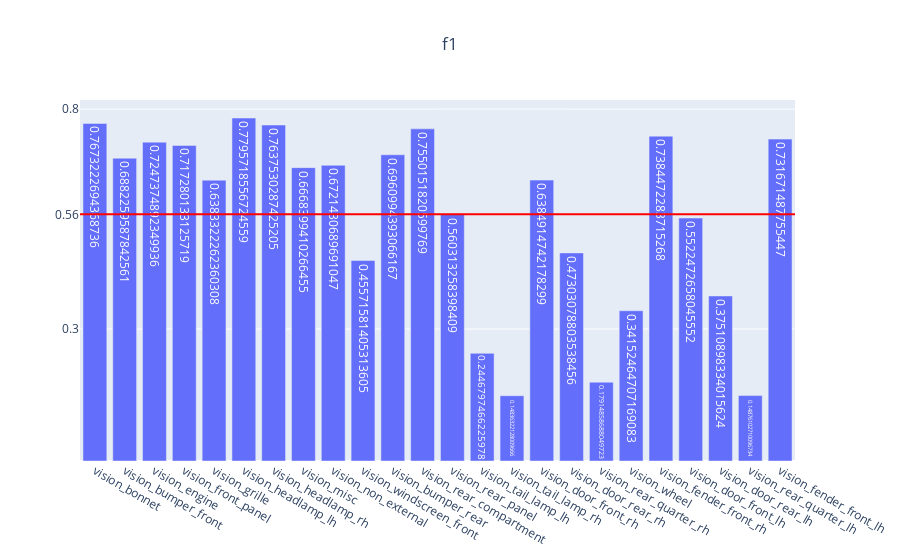

Notebook code cell kept with this figure:
### Code cell
genVisMulitlabel(partEvalMetrics, "f1")

### Figure 1 — Plotly figure (JSON) as saved in the notebook; plotly's stock layout.template omitted (floating-point values rounded to 4 significant figures)
{"data": [{"text": [0.7673, 0.6882, 0.7247, 0.7173, 0.6383, 0.7796, 0.7638, 0.6668, 0.6721, 0.4557, 0.6961, 0.755, 0.5603, 0.2447, 0.1484, 0.6385, 0.473, 0.1791, 0.3415, 0.7384, 0.5522, 0.3751, 0.1488, 0.7317], "type": "bar", "x": ["vision_bonnet", "vision_bumper_front", "vision_engine", "vision_front_panel", "vision_grille", "vision_headlamp_lh", "vision_headlamp_rh", "vision_misc", "vision_non_external", "vision_windscreen_front", "vision_bumper_rear", "vision_rear_compartment", "vision_rear_panel", "vision_tail_lamp_lh", "vision_tail_lamp_rh", "vision_door_front_rh", "vision_door_rear_rh", "vision_rear_quarter_rh", "vision_wheel", "vision_fender_front_rh", "vision_door_front_lh", "vision_door_rear_lh", "vision_rear_quarter_lh", "vision_fender_front_lh"], "y": [0.7673, 0.6882, 0.7247, 0.7173, 0.6383, 0.7796, 0.7638, 0.6668, 0.6721, 0.4557, 0.6961, 0.755, 0.5603, 0.2447, 0.1484, 0.6385, 0.473, 0.1791, 0.3415, 0.7384, 0.5522, 0.3751, 0.1488, 0.7317]}], "layout": {"shapes": [{"line": {"color": "red", "width": 2}, "type": "line", "x0": 0, "x1": 1, "xref": "x domain", "y0": 0.5607, "y1": 0.5607, "yref": "y"}], "title": {"text": "f1", "x": 0.5}, "yaxis": {"tickmode": "array", "tickvals": ["0.56", 0.3, 0.8]}}}
